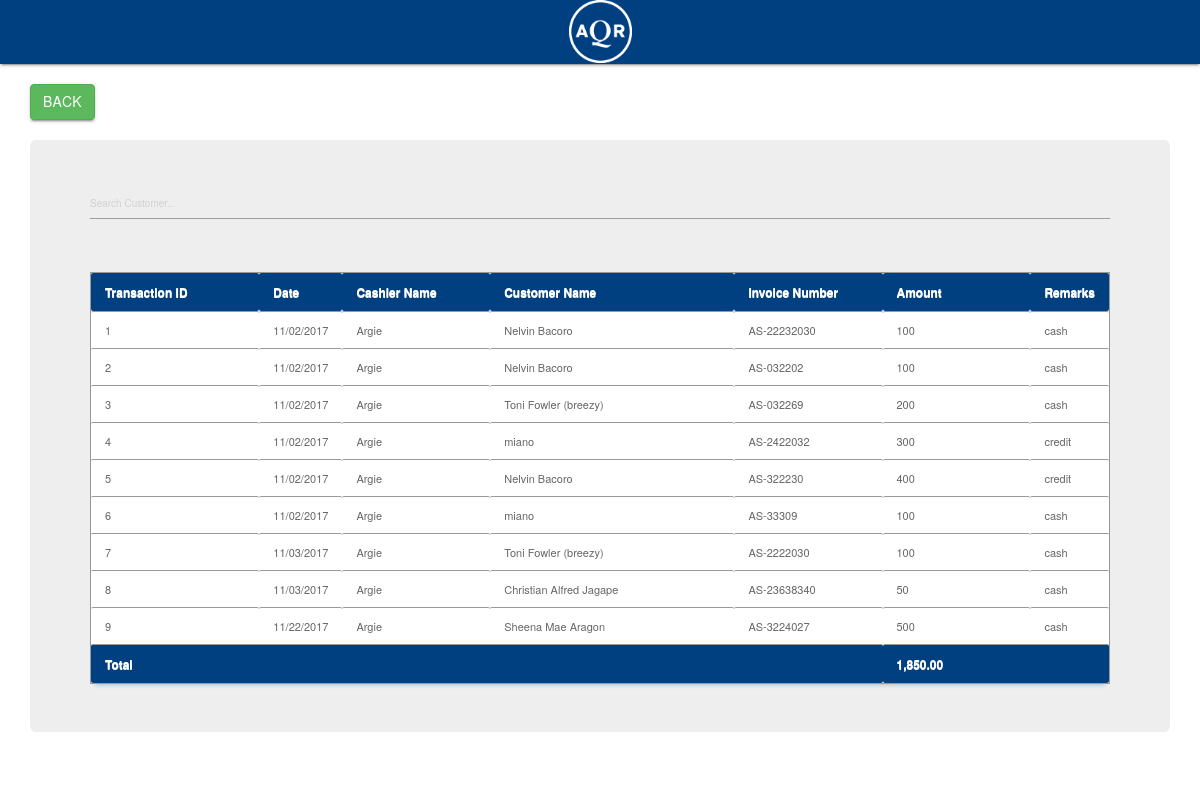
Before: /main/cashierreport.php with the older database file.
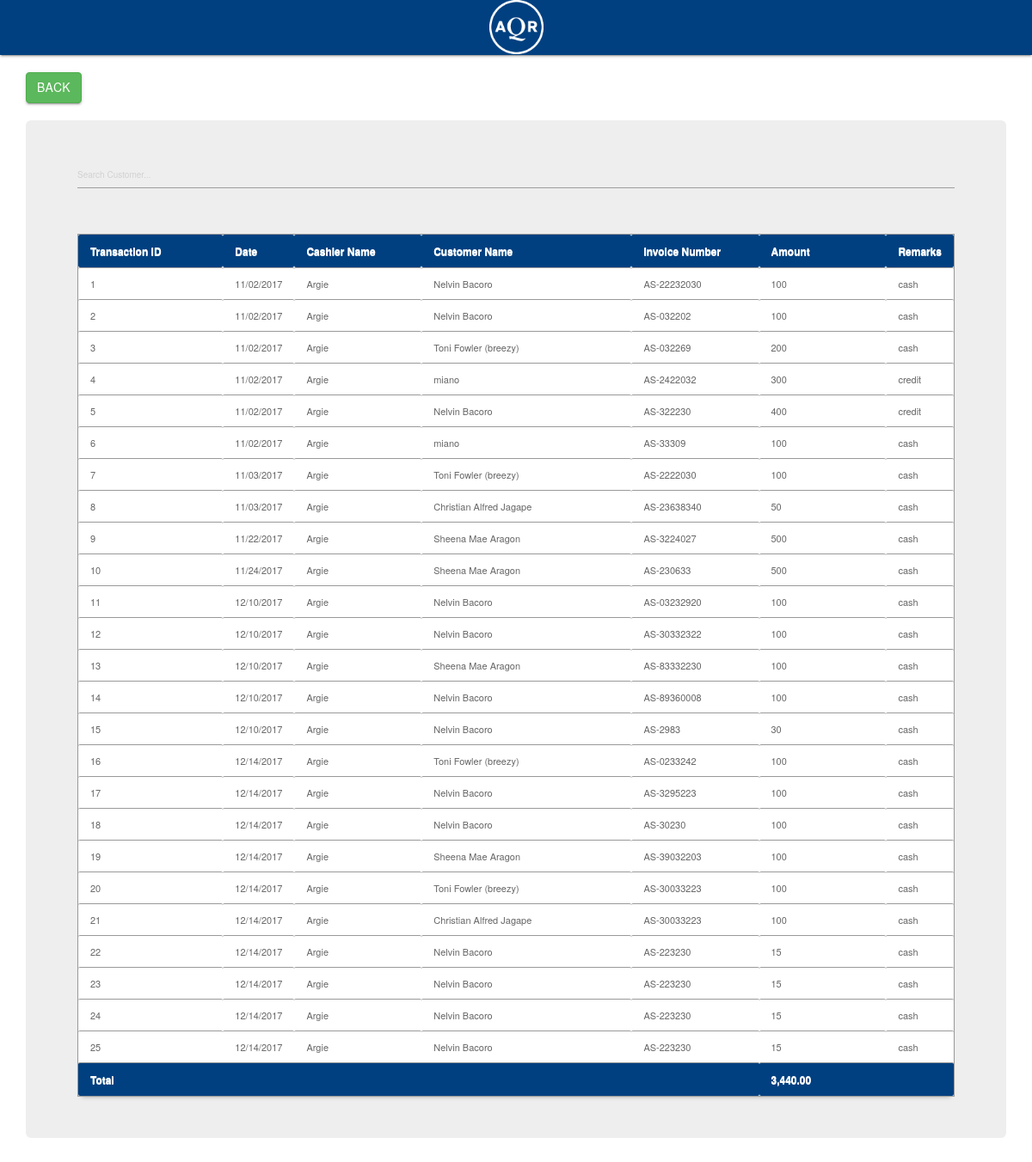
After: the same page with the newer database file.
### tables this page shows
CREATE TABLE `sales` (
  `transaction_id` int(11) NOT NULL AUTO_INCREMENT,
  `invoice_number` varchar(100) NOT NULL,
  `cashier` varchar(100) NOT NULL,
  `date` varchar(100) NOT NULL,
  `type` varchar(100) NOT NULL,
  `amount` varchar(100) NOT NULL,
  `due_date` varchar(100) NOT NULL,
  `name` varchar(100) NOT NULL,
  `balance` varchar(100) DEFAULT NULL,
  PRIMARY KEY (`transaction_id`)
);

### main/cashierreport.php (the view, shortened to what this page needs)
<html>
<head>
	<link rel="stylesheet" href="../css/materialize.min.css">
<link rel="stylesheet" href="../css/bootstrap.min.css">
<link href="../style01.css" media="screen" rel="stylesheet" type="text/css" />
<link href="src/facebox.css" media="screen" rel="stylesheet" type="text/css" />
</head>
<body>
<nav>
<div class="nav-wrapper">
<center>
<a rel="facebox" href="select.php"><img src="logo.png" style="width:63px; height:63px" /></a>
</center>
</div>
</nav>
<br>
<div class="container">
<a class="btn btn-success btn-xs-2x" href="index.php" style="float: none;">Back</a>
<br>
<br>
<div class="jumbotron">
<input type="text" name="filter" value="" id="filter" placeholder="Search Customer..." autocomplete="off" /><br><br>
<table id="resultTable" data-responsive="table">
	<thead>
		<tr>
			<th width="17%"> Transaction ID </th>
			<th width="8%"> Date </th>
			<th width="15%"> Cashier Name </th>
			<th width="25%"> Customer Name </th>
			<th width="15%"> Invoice Number </th>
			<th width="15%"> Amount </th>
			<th width="10%"> Remarks </th>
		</tr>
	</thead>
	<tbody>
			<?php
				include('../connect.php');
				$result = $db->prepare("SELECT * FROM sales where cashier!='admin'");
				$result->execute();
				for($i=0; $row = $result->fetch(); $i++){
			?>
			<tr class="record">
			<td><?php echo $row['transaction_id']; ?></td>
			<td><?php echo $row['date']; ?></td>
			<td><?php echo $row['cashier']; ?></td>
			<td><?php echo $row['name']; ?></td>
			<td><?php echo $row['invoice_number']; ?></td>
			<td><?php echo $row['amount']; ?></td>
			<td><?php echo $row['type']; ?></td>
			<?php
				}
			?>
	</tbody>
	<thead>
		<tr>
			<th colspan="5" style="border-top:1px solid #999999"> Total </th>
			<th colspan="5" style="border-top:1px solid #999999">
			<?php
				function formatMoney($number, $fractional=false) {
					if ($fractional) {
						$number = sprintf('%.2f', $number);
					}
					while (true) {
						$replaced = preg_replace('/(-?\d+)(\d\d\d)/', '$1,$2', $number);
						if ($replaced != $number) {
							$number = $replaced;
						} else {
							break;
						}
					}
					return $number;
				}
				$results = $db->prepare("SELECT sum(amount) FROM sales WHERE cashier!='admin'");
				$results->bindParam(':userid', $tftft);
				$results->execute();
				for($i=0; $rows = $results->fetch(); $i++){
				$dsdsd=$rows['sum(amount)'];
				echo formatMoney($dsdsd, true);
				}
				?>
			</th>
			</tr>
			</thead>
</table>
</div>
</div>
</body>
</html>

### style01.css (style rules this page uses)
#resultTable { border-collapse: separate; background-color: #FFFFFF; border-spacing: 0; max-width: auto; }
#resultTable { color: #666666; text-shadow: 0 1px 0 #FFFFFF; width: 100%; border: 1px solid #999999; box-shadow: 0 5px 5px -5px rgba(0, 0, 0, 0.3); margin-top: 13px; }
#resultTable thead tr th { background: none repeat scroll 0 0 #004080; color: white; padding: 10px 14px; text-align: left; border-top: 0 none; font-size: 12px; }
#resultTable tbody tr td { background-color: #FFFFFF; font-size: 11px; text-align: left; padding: 10px 14px; border-top: 1px solid #999999; }

### main/cashierreport.php (style rules this page uses)
body { background:url(body5.png); }
.nav-wrapper { background-color: #004080; color: white; }

Changed rows visible on the page:
added sales: transaction_id "10", date "11/24/2017", cashier "Argie", name "Sheena Mae Aragon", invoice_number "AS-230633", amount "500", type "cash"
added sales: transaction_id "11", date "12/10/2017", cashier "Argie", name "Nelvin Bacoro", invoice_number "AS-03232920", amount "100", type "cash"
added sales: transaction_id "12", date "12/10/2017", cashier "Argie", name "Nelvin Bacoro", invoice_number "AS-30332322", amount "100", type "cash"
added sales: transaction_id "13", date "12/10/2017", cashier "Argie", name "Sheena Mae Aragon", invoice_number "AS-83332230", amount "100", type "cash"
added sales: transaction_id "14", date "12/10/2017", cashier "Argie", name "Nelvin Bacoro", invoice_number "AS-89360008", amount "100", type "cash"
added sales: transaction_id "15", date "12/10/2017", cashier "Argie", name "Nelvin Bacoro", invoice_number "AS-2983", amount "30", type "cash"
added sales: transaction_id "16", date "12/14/2017", cashier "Argie", name "Toni Fowler (breezy)", invoice_number "AS-0233242", amount "100", type "cash"
added sales: transaction_id "17", date "12/14/2017", cashier "Argie", name "Nelvin Bacoro", invoice_number "AS-3295223", amount "100", type "cash"
added sales: transaction_id "18", date "12/14/2017", cashier "Argie", name "Nelvin Bacoro", invoice_number "AS-30230", amount "100", type "cash"
added sales: transaction_id "19", date "12/14/2017", cashier "Argie", name "Sheena Mae Aragon", invoice_number "AS-39032203", amount "100", type "cash"
added sales: transaction_id "20", date "12/14/2017", cashier "Argie", name "Toni Fowler (breezy)", invoice_number "AS-30033223", amount "100", type "cash"
added sales: transaction_id "21", date "12/14/2017", cashier "Argie", name "Christian Alfred Jagape", invoice_number "AS-30033223", amount "100", type "cash"
added sales: transaction_id "22", date "12/14/2017", cashier "Argie", name "Nelvin Bacoro", invoice_number "AS-223230", amount "15", type "cash"
added sales: transaction_id "23", date "12/14/2017", cashier "Argie", name "Nelvin Bacoro", invoice_number "AS-223230", amount "15", type "cash"
added sales: transaction_id "24", date "12/14/2017", cashier "Argie", name "Nelvin Bacoro", invoice_number "AS-223230", amount "15", type "cash"
added sales: transaction_id "25", date "12/14/2017", cashier "Argie", name "Nelvin Bacoro", invoice_number "AS-223230", amount "15", type "cash"
Other visible differences:
new list line: "3,440.00"
list line gone: "1,850.00"
